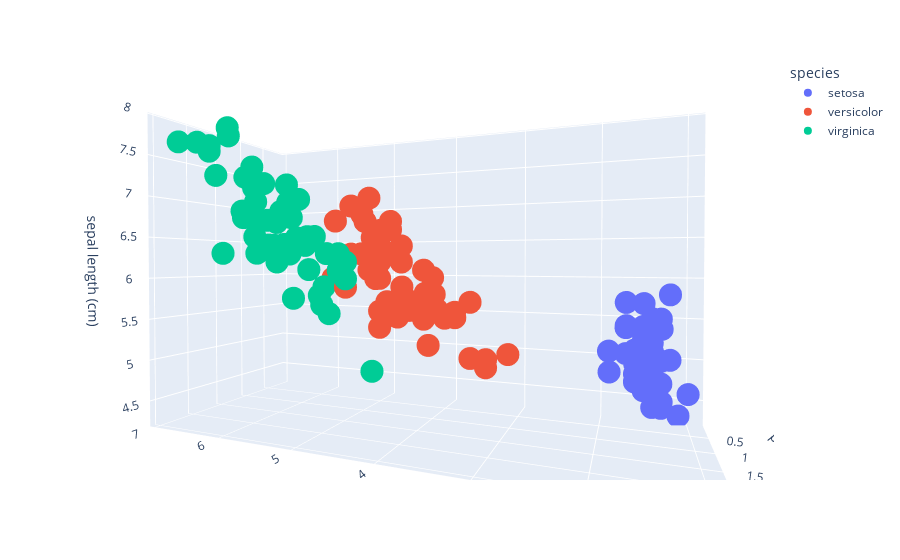

This figure's notebook cell:
### Code cell
px.scatter_3d(data_frame=df, x="petal length (cm)", y="petal width (cm)", z="sepal length (cm)", color="species")

### Figure 1 — Plotly figure (JSON) as saved in the notebook; plotly's stock layout.template omitted (floating-point values rounded to 4 significant figures)
{"data": [{"hovertemplate": "species=setosa<br>petal length (cm)=%{x}<br>petal width (cm)=%{y}<br>sepal length (cm)=%{z}<extra></extra>", "legendgroup": "setosa", "marker": {"color": "#636efa", "symbol": "circle"}, "mode": "markers", "name": "setosa", "scene": "scene", "showlegend": true, "type": "scatter3d", "x": [1.4, 1.4, 1.3, 1.5, 1.4, 1.7, 1.4, 1.5, 1.4, 1.5, 1.5, 1.6, 1.4, 1.1, 1.2, 1.5, 1.3, 1.4, 1.7, 1.5, 1.7, 1.5, 1, 1.7, 1.9, 1.6, 1.6, 1.5, 1.4, 1.6, 1.6, 1.5, 1.5, 1.4, 1.5, 1.2, 1.3, 1.4, 1.3, 1.5, 1.3, 1.3, 1.3, 1.6, 1.9, 1.4, 1.6, 1.4, 1.5, 1.4], "y": [0.2, 0.2, 0.2, 0.2, 0.2, 0.4, 0.3, 0.2, 0.2, 0.1, 0.2, 0.2, 0.1, 0.1, 0.2, 0.4, 0.4, 0.3, 0.3, 0.3, 0.2, 0.4, 0.2, 0.5, 0.2, 0.2, 0.4, 0.2, 0.2, 0.2, 0.2, 0.4, 0.1, 0.2, 0.2, 0.2, 0.2, 0.1, 0.2, 0.2, 0.3, 0.3, 0.2, 0.6, 0.4, 0.3, 0.2, 0.2, 0.2, 0.2], "z": [5.1, 4.9, 4.7, 4.6, 5, 5.4, 4.6, 5, 4.4, 4.9, 5.4, 4.8, 4.8, 4.3, 5.8, 5.7, 5.4, 5.1, 5.7, 5.1, 5.4, 5.1, 4.6, 5.1, 4.8, 5, 5, 5.2, 5.2, 4.7, 4.8, 5.4, 5.2, 5.5, 4.9, 5, 5.5, 4.9, 4.4, 5.1, 5, 4.5, 4.4, 5, 5.1, 4.8, 5.1, 4.6, 5.3, 5]}, {"hovertemplate": "species=versicolor<br>petal length (cm)=%{x}<br>petal width (cm)=%{y}<br>sepal length (cm)=%{z}<extra></extra>", "legendgroup": "versicolor", "marker": {"color": "#EF553B", "symbol": "circle"}, "mode": "markers", "name": "versicolor", "scene": "scene", "showlegend": true, "type": "scatter3d", "x": [4.7, 4.5, 4.9, 4, 4.6, 4.5, 4.7, 3.3, 4.6, 3.9, 3.5, 4.2, 4, 4.7, 3.6, 4.4, 4.5, 4.1, 4.5, 3.9, 4.8, 4, 4.9, 4.7, 4.3, 4.4, 4.8, 5, 4.5, 3.5, 3.8, 3.7, 3.9, 5.1, 4.5, 4.5, 4.7, 4.4, 4.1, 4, 4.4, 4.6, 4, 3.3, 4.2, 4.2, 4.2, 4.3, 3, 4.1], "y": [1.4, 1.5, 1.5, 1.3, 1.5, 1.3, 1.6, 1, 1.3, 1.4, 1, 1.5, 1, 1.4, 1.3, 1.4, 1.5, 1, 1.5, 1.1, 1.8, 1.3, 1.5, 1.2, 1.3, 1.4, 1.4, 1.7, 1.5, 1, 1.1, 1, 1.2, 1.6, 1.5, 1.6, 1.5, 1.3, 1.3, 1.3, 1.2, 1.4, 1.2, 1, 1.3, 1.2, 1.3, 1.3, 1.1, 1.3], "z": [7, 6.4, 6.9, 5.5, 6.5, 5.7, 6.3, 4.9, 6.6, 5.2, 5, 5.9, 6, 6.1, 5.6, 6.7, 5.6, 5.8, 6.2, 5.6, 5.9, 6.1, 6.3, 6.1, 6.4, 6.6, 6.8, 6.7, 6, 5.7, 5.5, 5.5, 5.8, 6, 5.4, 6, 6.7, 6.3, 5.6, 5.5, 5.5, 6.1, 5.8, 5, 5.6, 5.7, 5.7, 6.2, 5.1, 5.7]}, {"hovertemplate": "species=virginica<br>petal length (cm)=%{x}<br>petal width (cm)=%{y}<br>sepal length (cm)=%{z}<extra></extra>", "legendgroup": "virginica", "marker": {"color": "#00cc96", "symbol": "circle"}, "mode": "markers", "name": "virginica", "scene": "scene", "showlegend": true, "type": "scatter3d", "x": [6, 5.1, 5.9, 5.6, 5.8, 6.6, 4.5, 6.3, 5.8, 6.1, 5.1, 5.3, 5.5, 5, 5.1, 5.3, 5.5, 6.7, 6.9, 5, 5.7, 4.9, 6.7, 4.9, 5.7, 6, 4.8, 4.9, 5.6, 5.8, 6.1, 6.4, 5.6, 5.1, 5.6, 6.1, 5.6, 5.5, 4.8, 5.4, 5.6, 5.1, 5.1, 5.9, 5.7, 5.2, 5, 5.2, 5.4, 5.1], "y": [2.5, 1.9, 2.1, 1.8, 2.2, 2.1, 1.7, 1.8, 1.8, 2.5, 2, 1.9, 2.1, 2, 2.4, 2.3, 1.8, 2.2, 2.3, 1.5, 2.3, 2, 2, 1.8, 2.1, 1.8, 1.8, 1.8, 2.1, 1.6, 1.9, 2, 2.2, 1.5, 1.4, 2.3, 2.4, 1.8, 1.8, 2.1, 2.4, 2.3, 1.9, 2.3, 2.5, 2.3, 1.9, 2, 2.3, 1.8], "z": [6.3, 5.8, 7.1, 6.3, 6.5, 7.6, 4.9, 7.3, 6.7, 7.2, 6.5, 6.4, 6.8, 5.7, 5.8, 6.4, 6.5, 7.7, 7.7, 6, 6.9, 5.6, 7.7, 6.3, 6.7, 7.2, 6.2, 6.1, 6.4, 7.2, 7.4, 7.9, 6.4, 6.3, 6.1, 7.7, 6.3, 6.4, 6, 6.9, 6.7, 6.9, 5.8, 6.8, 6.7, 6.7, 6.3, 6.5, 6.2, 5.9]}], "layout": {"autosize": true, "legend": {"title": {"text": "species"}, "tracegroupgap": 0}, "margin": {"t": 60}, "scene": {"aspectmode": "auto", "aspectratio": {"x": 1.591, "y": 0.6473, "z": 0.9709}, "camera": {"center": {"x": 0, "y": 0, "z": 0}, "eye": {"x": -0.5862, "y": 1.455, "z": 0.025}, "projection": {"type": "perspective"}, "up": {"x": 0, "y": 0, "z": 1}}, "domain": {"x": [0, 1], "y": [0, 1]}, "xaxis": {"title": {"text": "petal length (cm)"}, "type": "linear"}, "yaxis": {"title": {"text": "petal width (cm)"}, "type": "linear"}, "zaxis": {"title": {"text": "sepal length (cm)"}, "type": "linear"}}}}
